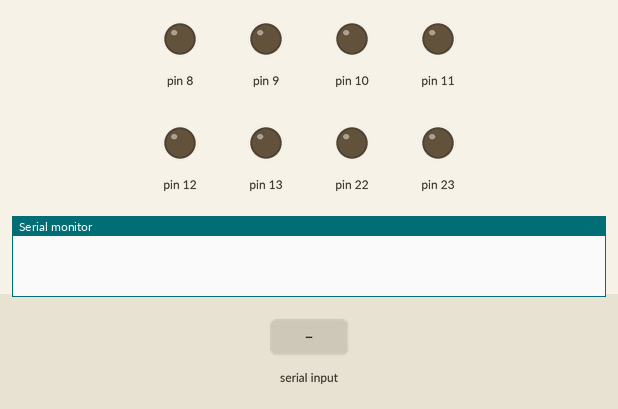
Bench run of a sketch on a simulated Arduino Uno, built with avr-gcc and run on an emulated ATmega328P. Shown: output pins drawn as LEDs (lit = HIGH), the last lines printed to the serial monitor. The inputs (shaded band) are chosen by the test bench.

Above: at 1.2 s.
1.3 s: byte 30 received over Serial
At 2.0 s:
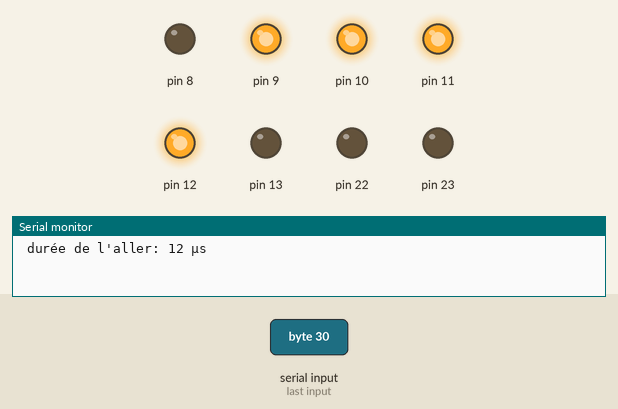
2.8 s: byte 90 received over Serial
At 3.1 s:
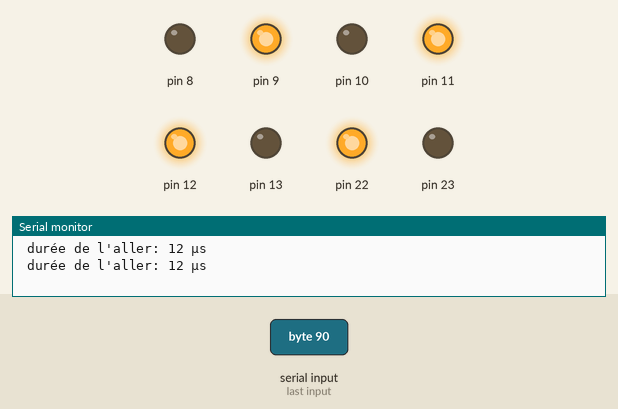
4.3 s: byte 120 received over Serial
At 5.5 s:
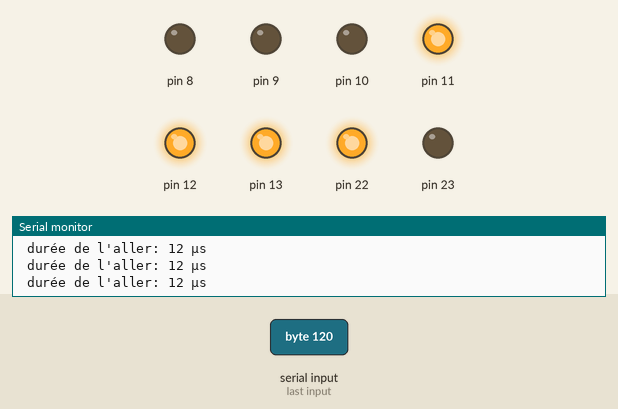
Timing chart, 0 to 7.3 s (numbered marks = the images above; inputs shaded):
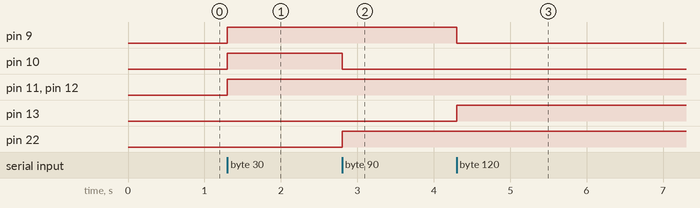

Measured:
- after the input at 1.3 s, pin 9–12: LOW → HIGH at once
- after the input at 2.8 s, pin 10: HIGH → LOW at once; pin 22: LOW → HIGH at once
- after the input at 4.3 s, pin 9: HIGH → LOW at once; pin 13: LOW → HIGH at once

The sketch:

A114LedsRegistre.ino
```cpp
/* Brancher 4 LED chacune avec une résistance de protection,
 sur les broches 8,9,10 et 11.
Taper successivement les lettres majuscules de A à P
à partir du moniteur série
*/

void setup() {

  Serial.begin(9600);
  DDRB|=0b11111111;
}

void loop() {
  if (Serial.available()) {
    unsigned long time0=micros();
    PORTB= Serial.read();
    unsigned long timeA=micros();
    Serial.print(" durée de l'aller: ");
    Serial.print(timeA-time0);
    Serial.println(" µs ");
  }
}
```
